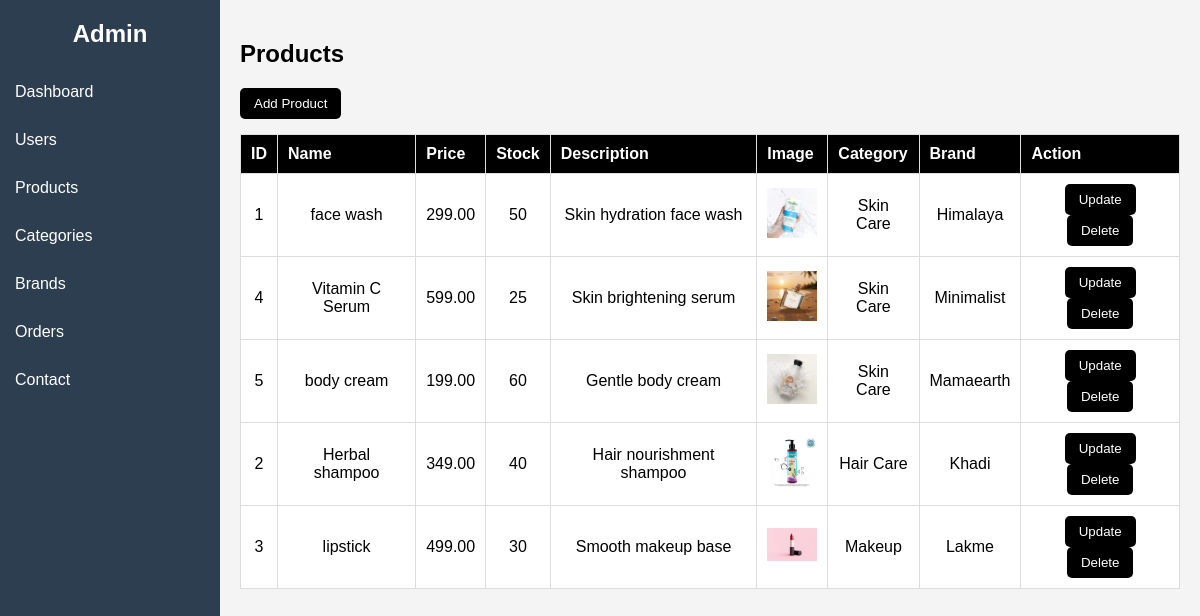
The page /admin/admin_dashboard.php?page=products on the database its author committed.
### tables this page shows
CREATE TABLE `products` (
  `product_id` int(15) NOT NULL,
  `product_name` varchar(100) NOT NULL,
  `price` decimal(10,2) NOT NULL,
  `stock` int(10) NOT NULL,
  `description` text DEFAULT NULL,
  `image` varchar(150) DEFAULT NULL,
  `category_id` int(15) NOT NULL,
  `brand_id` int(15) NOT NULL
);

CREATE TABLE `category` (
  `category_id` int(15) NOT NULL,
  `category_name` varchar(50) NOT NULL,
  `description` text DEFAULT NULL
);

CREATE TABLE `brand` (
  `brand_id` int(15) NOT NULL,
  `brand_name` varchar(50) NOT NULL,
  `description` text DEFAULT NULL
);

### admin/show_product.php (the view, shortened to what this page needs)
<!DOCTYPE html>
<html lang="en">
<head>
    <link rel="stylesheet" href="css/prod.css">
</head>
<body>
    <h2>Products</h2>
    <button onclick="document.getElementById('addProductModal').style.display='block'">Add Product</button>
    <table>
        <tr>
            <th>ID</th>
            <th>Name</th>
            <th>Price</th>
            <th>Stock</th>
            <th>Description</th>
            <th>Image</th>
            <th>Category</th>
            <th>Brand</th>
            <th>Action</th>
        </tr>
        <?php while ($row = mysqli_fetch_assoc($result)) { ?>
            <tr>
                <td><?php echo $row['product_id']; ?></td>
                <td><?php echo $row['product_name']; ?></td>
                <td><?php echo $row['price']; ?></td>
                <td><?php echo $row['stock']; ?></td>
                <td><?php echo $row['description']; ?></td>
                <td>
                    <img src="../images/<?php echo $row['image']; ?>" width="50">
                </td>
                <td><?php echo $row['category_name']; ?></td>
                <td><?php echo $row['brand_name']; ?></td>
                <td>
                    <button onclick="openEditModal(
                        <?php echo $row['product_id']; ?>,
                        '<?php echo $row['product_name']; ?>',
                        <?php echo $row['price']; ?>,
                        <?php echo $row['stock']; ?>,
                        '<?php echo $row['description']; ?>',
                        <?php echo $row['category_id']; ?>,
                        <?php echo $row['brand_id']; ?>
                    )">Update</button>
                    <button onclick="deleteProduct(<?php echo $row['product_id']; ?>)">Delete</button>
                </td>
            </tr>
        <?php } ?>
    </table>
</body>
</html>

### admin/css/desh.css (style rules this page uses)
body { font-family: Arial; margin: 0; background: #f4f4f4; }
table { width: 100%; border-collapse: collapse; background: white; }
table, th, td { border: 1px solid #ddd; }
th, td { padding: 10px; text-align: left; }
th { background: #eee; }

### admin/css/prod.css (style rules this page uses)
button { background: black; color: white; padding: 8px 14px; border: none; border-radius: 5px; cursor: pointer; }
table { width: 100%; border-collapse: collapse; margin-top: 15px; }
table th { background: black; color: white; padding: 10px; }
table td { padding: 10px; border-bottom: 1px solid #ddd; text-align: center; }

### rows shown on the page
products: product_id "1", product_name "face wash", price "299.00", stock "50", description "Skin hydration face wash", image (picture), category.category_name "Skin Care", brand.brand_name "Himalaya"
products: product_id "4", product_name "Vitamin C Serum", price "599.00", stock "25", description "Skin brightening serum", image (picture), category.category_name "Skin Care", brand.brand_name "Minimalist"
products: product_id "5", product_name "body cream", price "199.00", stock "60", description "Gentle body cream", image (picture), category.category_name "Skin Care", brand.brand_name "Mamaearth"
products: product_id "2", product_name "Herbal shampoo", price "349.00", stock "40", description "Hair nourishment shampoo", image (picture), category.category_name "Hair Care", brand.brand_name "Khadi"
products: product_id "3", product_name "lipstick", price "499.00", stock "30", description "Smooth makeup base", image (picture), category.category_name "Makeup", brand.brand_name "Lakme"
